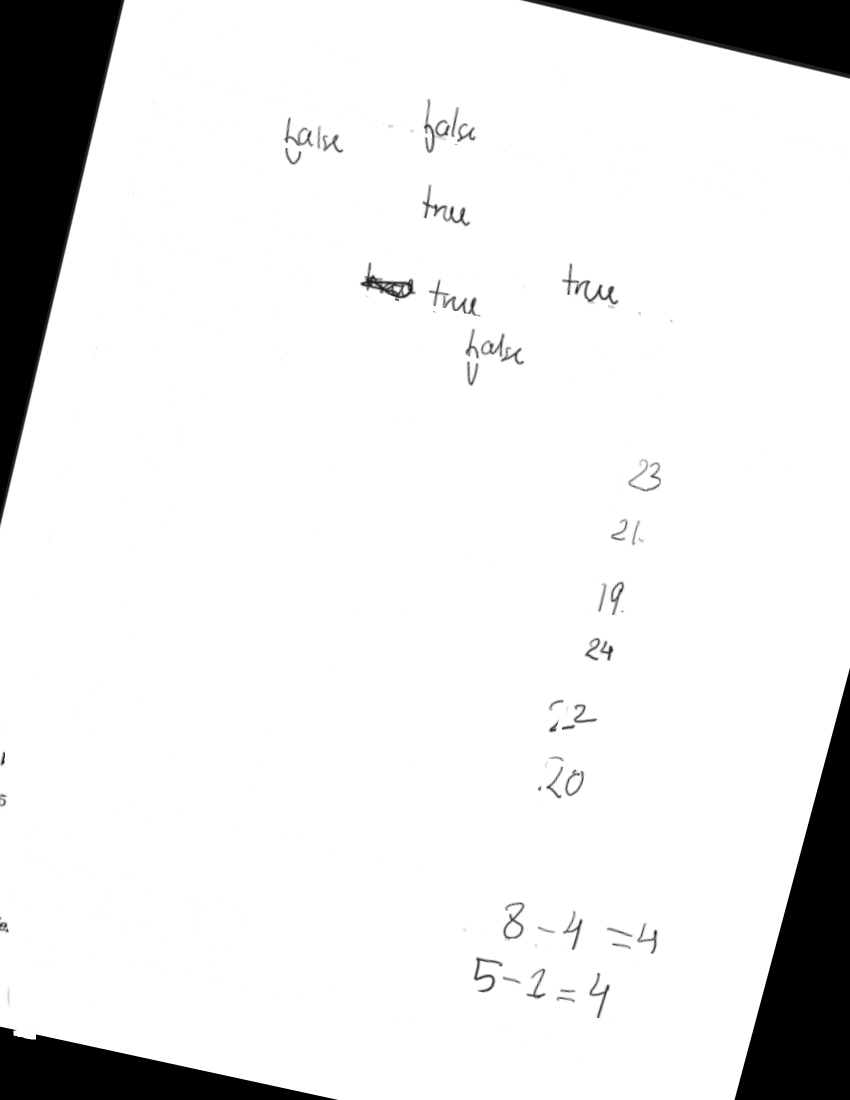
#> input picture Downloads/VoidHackathon_AutoEval-main/VoidHackathon_AutoEval-main/backend/database/filled_only_area.png, 1700 x 2200 px, found by its file name (shown at 1/2 size)
$ python FINAL.PY   (older library calls are emulated)
#> lines starting #> are read from the running program, lines starting #| are printed output that depends on the picture; after the words box and inside, x2 and y2 are one past the last pixel; in counts of white or black regions, pixels touching at a corner belong together
import cv2
import numpy as np
import os

# === 📂 PATH CONFIG ===
filled_only_path = r"C:\Users\Karnaveer Singh\Desktop\VoidHackathon\backend\database\filled_only_area.png"  # Filled-only extracted
save_dir = r"C:\Users\Karnaveer Singh\Desktop\VoidHackathon\backend\database\detected_boxes"

os.makedirs(save_dir, exist_ok=True)

# === 🧠 LOAD IMAGE ===
filled_only = cv2.imread(filled_only_path)
#> filled_only is the input picture: shape (2200, 1700, 3); mean B, G, R 231.5, 231.5, 231.5
if filled_only is None:
    raise ValueError("❌ Could not load filled-only image. Check the path!")

# === ⚙️ PREPROCESS ===
gray = cv2.cvtColor(filled_only, cv2.COLOR_BGR2GRAY)
gray = cv2.GaussianBlur(gray, (5, 5), 0)

# === 💥 LAPLACIAN EDGE DETECTION ===
laplacian = cv2.Laplacian(gray, cv2.CV_8U, ksize=3)
laplacian = cv2.convertScaleAbs(laplacian)
_, thresh = cv2.threshold(laplacian, 40, 255, cv2.THRESH_BINARY)
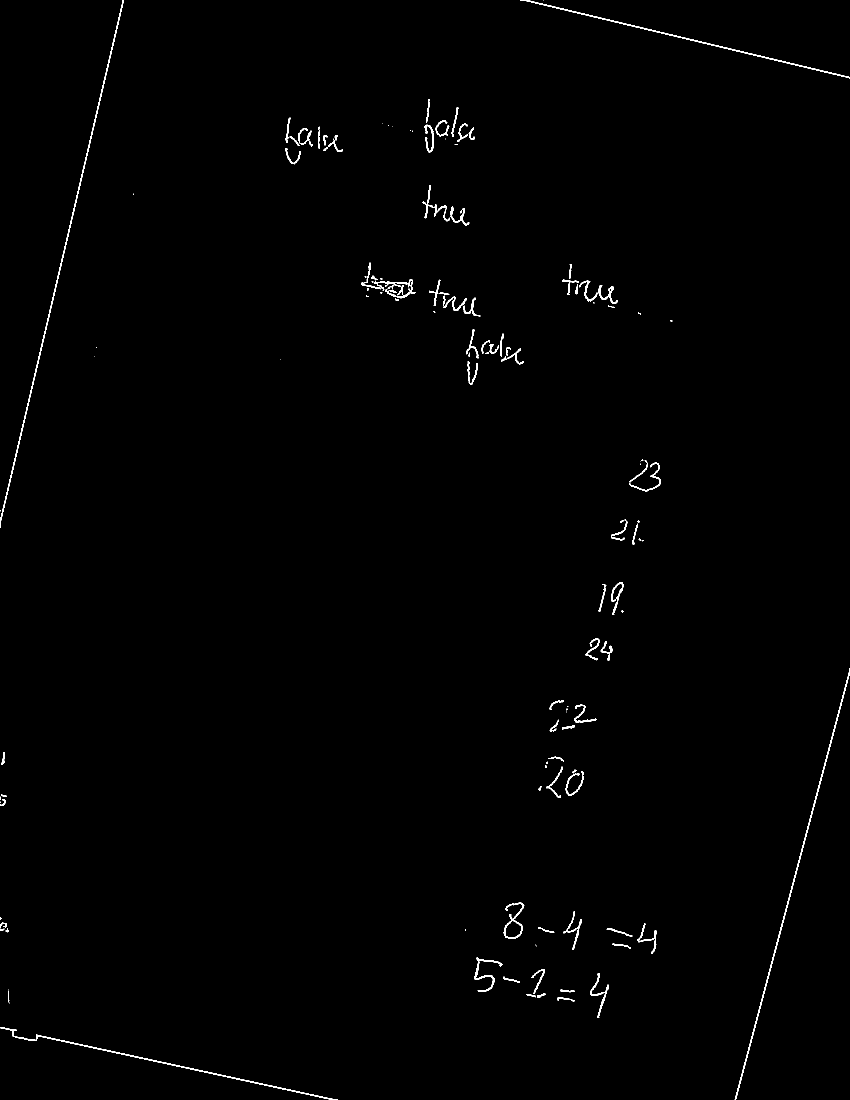
#> thresh: shape (2200, 1700) (shown at 1/2 size); 0.64% white in thin lines or dots

# Morphological closing to join nearby strokes
kernel = cv2.getStructuringElement(cv2.MORPH_RECT, (5, 5))
closed = cv2.morphologyEx(thresh, cv2.MORPH_CLOSE, kernel, iterations=3)
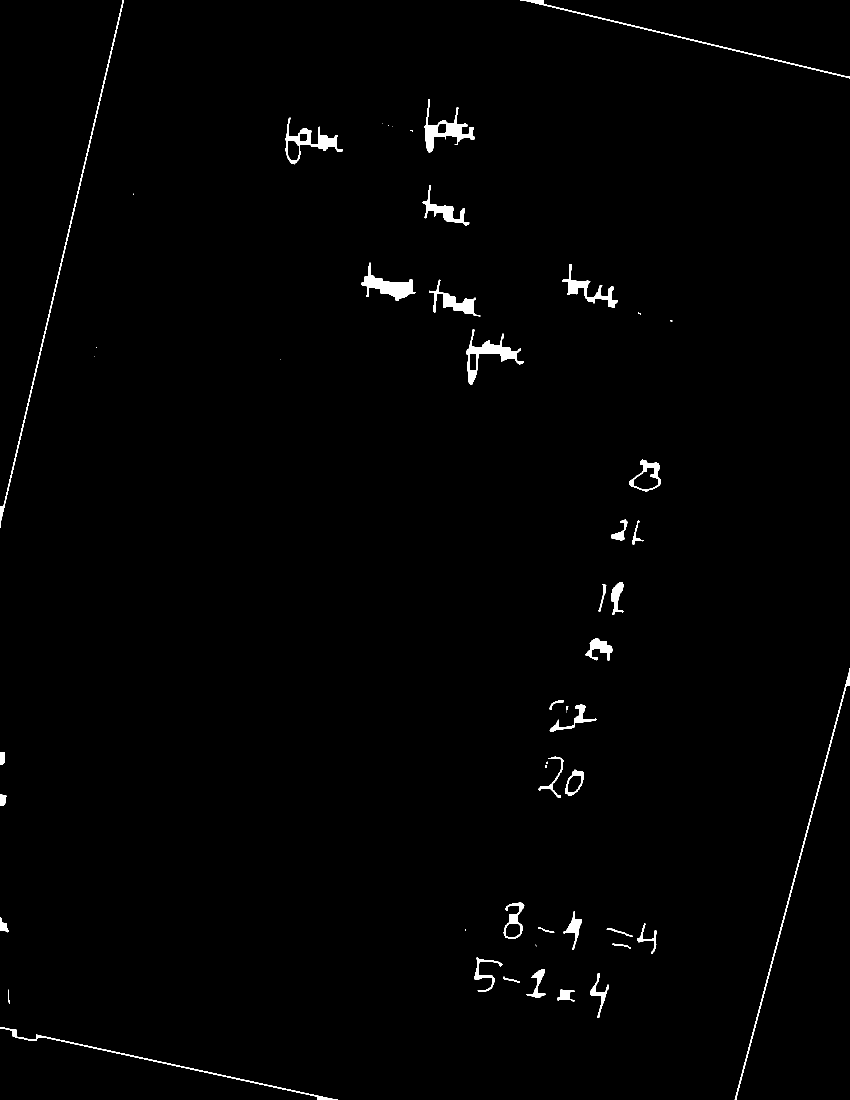
#> closed: shape (2200, 1700) (shown at 1/2 size); 1% white; 53 white regions (16 under 20 px)

# === 🧱 FIND CONTOURS ===
contours, _ = cv2.findContours(closed, cv2.RETR_EXTERNAL, cv2.CHAIN_APPROX_SIMPLE)
#> contours = 53 contours, 18 with area under 20; largest, box (x1, y1, x2, y2) and area: (570, 235, 686, 329) 3046, (932, 659, 1048, 770) 3006, (849, 198, 950, 305) 2832, (722, 525, 831, 602) 2666, (1258, 919, 1322, 983) 2352
boxes = []
for cnt in contours:
    x, y, w, h = cv2.boundingRect(cnt)
    if 30 < w < 2000 and 20 < h < 1000:
        boxes.append([x, y, x + w, y + h])
#> this loop made 53 passes
#> (x, y, w, h) on passes 1, 2, 3, 4, 5, 6, 7, 10: (0, 2054, 676, 146), (1114, 1979, 36, 25), (17, 1979, 2, 29), (1006, 1953, 34, 13), (1180, 1946, 38, 90), (1052, 1938, 39, 58), (948, 1915, 57, 69), (1224, 1887, 38, 11)
#> after the loop, boxes = 23 items, first 6: [0, 2054, 676, 2200], [1114, 1979, 1150, 2004], [1180, 1946, 1218, 2036], [1052, 1938, 1091, 1996], [948, 1915, 1005, 1984], [1274, 1847, 1314, 1908]

# === 🧩 MERGE NEARBY BOXES HORIZONTALLY (same line) ===
boxes = sorted(boxes, key=lambda b: (b[1], b[0]))  # Sort top-to-bottom, then left-to-right
#> boxes = 23 items, first 6: [1040, 0, 1700, 157], [849, 198, 950, 305], [570, 235, 686, 329], [845, 370, 939, 452], [722, 525, 831, 602], [1125, 528, 1236, 616]
merged = []
for box in boxes:
    if not merged:
        merged.append(box)
    else:
        x1, y1, x2, y2 = box
        last_x1, last_y1, last_x2, last_y2 = merged[-1]

        # Merge if on same line (close in Y) and horizontally near
        if abs(y1 - last_y1) < 25 and x1 - last_x2 < 40:
            merged[-1] = [min(x1, last_x1), min(y1, last_y1),
                          max(x2, x2, last_x2), max(y2, last_y2)]
        else:
            merged.append(box)
#> this loop made 23 passes
#> (x1, y1, x2, y2, last_x1, last_y1, last_x2, last_y2) on passes 2 to 9: (849, 198, 950, 305, 1040, 0, 1700, 157), (570, 235, 686, 329, 849, 198, 950, 305), (845, 370, 939, 452, 570, 235, 686, 329), (722, 525, 831, 602, 845, 370, 939, 452), (1125, 528, 1236, 616, 722, 525, 831, 602), (858, 559, 961, 633, 1125, 528, 1236, 616), (932, 659, 1048, 770, 858, 559, 961, 633), (1258, 919, 1322, 983, 932, 659, 1048, 770)
#> after the loop, merged has the same summary as boxes

# === 💾 SAVE CROPPED BOXES ===
output_vis = filled_only.copy()
count = 0

for i, (x1, y1, x2, y2) in enumerate(merged, start=1):
    cv2.rectangle(output_vis, (x1, y1), (x2, y2), (0, 255, 0), 2)
    cropped = filled_only[y1:y2, x1:x2]
    file_path = os.path.join(save_dir, f"box_{i}.png")
    cv2.imwrite(file_path, cropped)
    count += 1
#> this loop made 23 passes
#> pass 1, `cropped = filled_only[y1:y2, x1:x2]`:
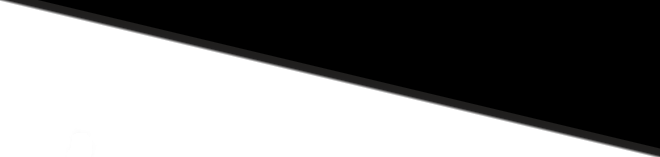
#> cropped: shape (157, 660, 3); mean B, G, R 129.2, 129.3, 129.3
#> pass 2, `cropped = filled_only[y1:y2, x1:x2]`:
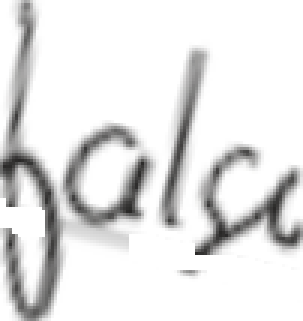
#> cropped: shape (107, 101, 3) (shown 3 times larger); mean B, G, R 227.8, 228, 228.1
#> pass 3, `cropped = filled_only[y1:y2, x1:x2]`:
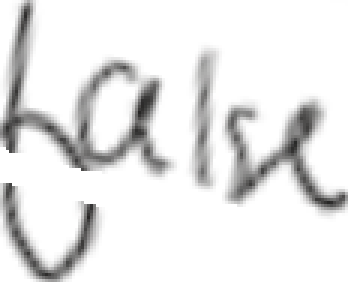
#> cropped: shape (94, 116, 3) (shown 3 times larger); mean B, G, R 230.6, 230.7, 230.8
#> after the loop:
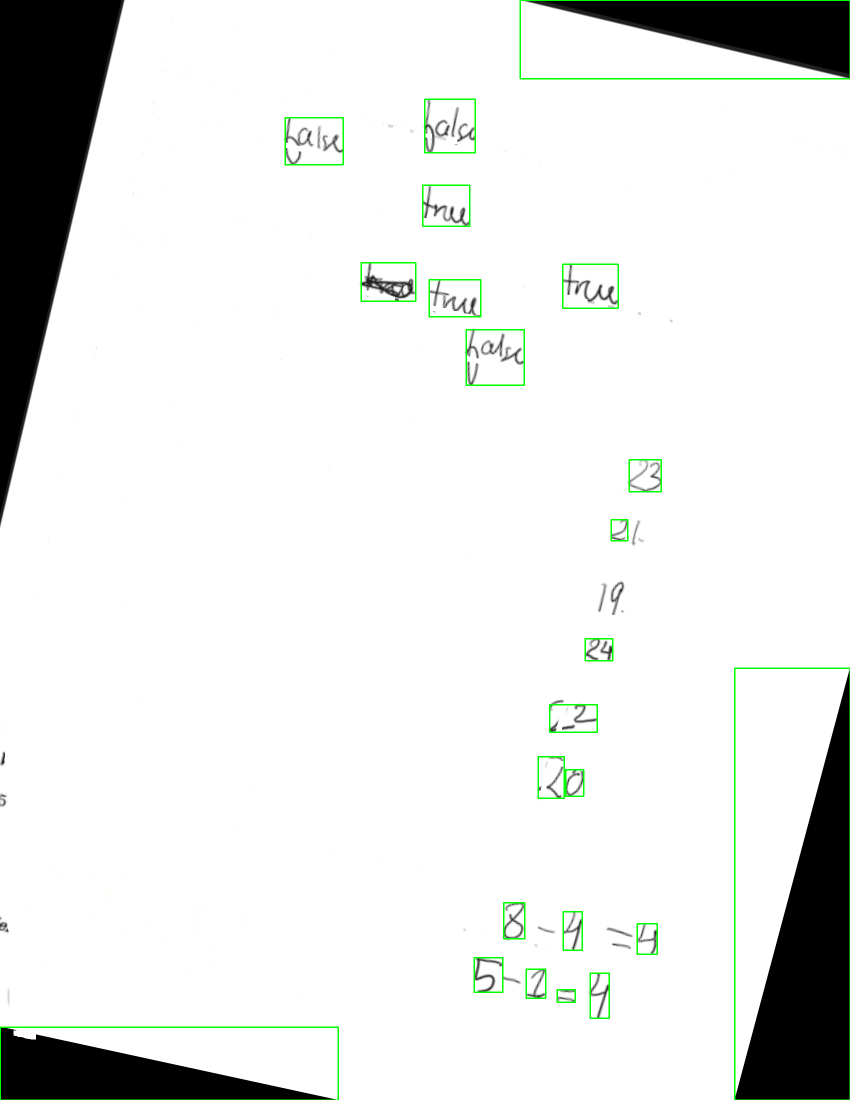
#> output_vis: shape (2200, 1700, 3) (shown at 1/2 size); 0.76% of pixels changed, all inside (x1, y1, x2, y2) = (0, 0, 1700, 2200)
#> after the loop, count = 23

# === SAVE VISUALIZATION ===
cv2.imwrite(os.path.join(save_dir, "boxed_preview.png"), output_vis)
cv2.imshow("Detected Answer Boxes", output_vis)
print(f"✅ Saved {count} boxes and 'boxed_preview.png' in: {save_dir}")
#| ✅ Saved 23 boxes and 'boxed_preview.png' in: C:\Users\Karnaveer Singh\Desktop\VoidHackathon\backend\database\detected_boxes

cv2.waitKey(0)
cv2.destroyAllWindows()

$ run again, with Downloads/VoidHackathon_AutoEval-main/VoidHackathon_AutoEval-main/backend/database/only_filled_areaTEST.png copied over Downloads/VoidHackathon_AutoEval-main/VoidHackathon_AutoEval-main/backend/database/filled_only_area.png
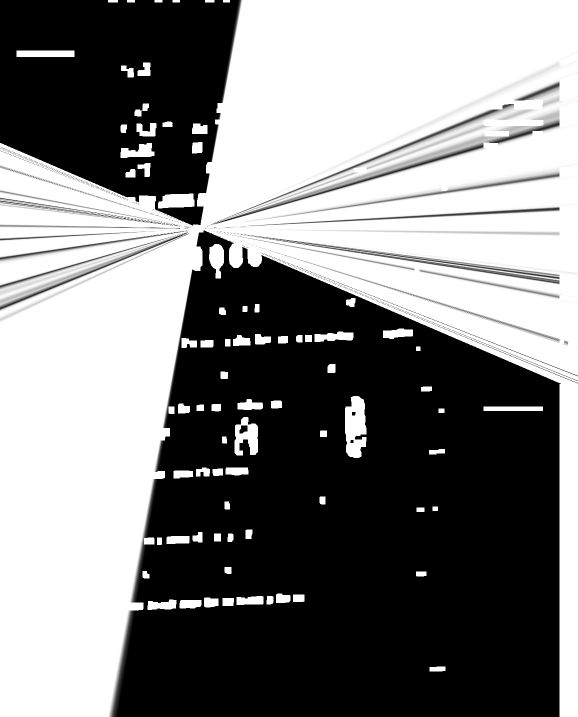
#> input picture Downloads/VoidHackathon_AutoEval-main/VoidHackathon_AutoEval-main/backend/database/only_filled_areaTEST.png, 1156 x 1433 px, found by its file name (shown at 1/2 size)
#> filled_only is the input picture: shape (1433, 1156, 3); mean B, G, R 127.4, 127.4, 127.5
#> `_, thresh = cv2.threshold(laplacian, 40, 255, cv2.THRESH_BINARY)`:
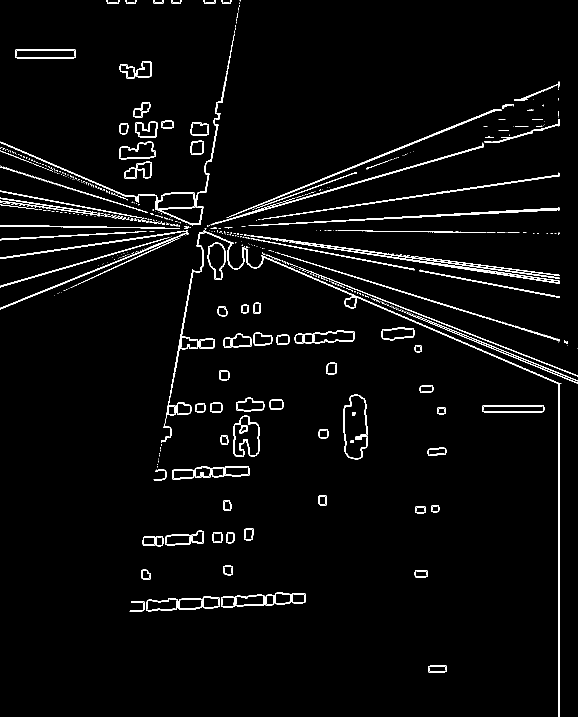
#> thresh: shape (1433, 1156) (shown at 1/2 size); 3.4% white; 530 white regions (408 under 20 px), largest, box (x1, y1, x2, y2) and area: (330, 461, 1123, 1433) 6160, (501, 471, 1119, 568) 3107, (0, 67, 469, 451) 3014
#> closed: shape (1433, 1156); 7% white; 64 white regions (21 under 20 px)
#> contours = 63 contours, 24 with area under 20; largest, box (x1, y1, x2, y2) and area: (322, 219, 1156, 1433) 49636, (0, 61, 470, 619) 32104, (259, 1184, 612, 1224) 6900, (238, 204, 348, 358) 6130, (441, 795, 567, 914) 6005
#> the loop `for cnt in contours:` made 63 passes
#> (x, y, w, h) on passes 1 to 8: (856, 1330, 38, 16), (259, 1184, 353, 40), (829, 1140, 27, 16), (282, 1139, 20, 21), (446, 1131, 20, 20), (425, 1064, 45, 23), (285, 1061, 123, 32), (488, 1056, 20, 25)
#> after the loop `for cnt in contours:`: boxes = 13 items, first 6: [259, 1184, 612, 1224], [425, 1064, 470, 1087], [285, 1061, 408, 1093], [307, 928, 500, 961], [441, 795, 567, 914], [687, 789, 736, 919]
#> `boxes = sorted(boxes, key=lambda b: (b[1], b[0]))`: boxes = 13 items, first 6: [0, 61, 470, 619], [239, 122, 304, 158], [1028, 163, 1119, 201], [238, 204, 348, 358], [497, 345, 1119, 452], [482, 605, 522, 628]
#> the loop `for box in boxes:` made 13 passes
#> (x1, y1, x2, y2, last_x1, last_y1, last_x2, last_y2) on passes 2 to 9: (239, 122, 304, 158, 0, 61, 470, 619), (1028, 163, 1119, 201, 239, 122, 304, 158), (238, 204, 348, 358, 1028, 163, 1119, 201), (497, 345, 1119, 452, 238, 204, 348, 358), (482, 605, 522, 628, 497, 345, 1119, 452), (447, 660, 710, 696, 482, 605, 522, 628), (687, 789, 736, 919, 447, 660, 710, 696), (441, 795, 567, 914, 687, 789, 736, 919)
#> after the loop `for box in boxes:`: merged = [[0, 61, 470, 619], [239, 122, 304, 158], [1028, 163, 1119, 201], [238, 204, 348, 358], [497, 345, 1119, 452], [482, 605, 522, 628], [447, 660, 710, 696], [441, 789, 736, 919], [307, 928, 500, 961], [285, 1061, 470, 1093], [259, 1184, 612, 1224]]
#> the loop `for i, (x1, y1, x2, y2) in enumerate(merged, start=1):` made 11 passes
#> after the loop `for i, (x1, y1, x2, y2) in enumerate(merged, start=1):`:
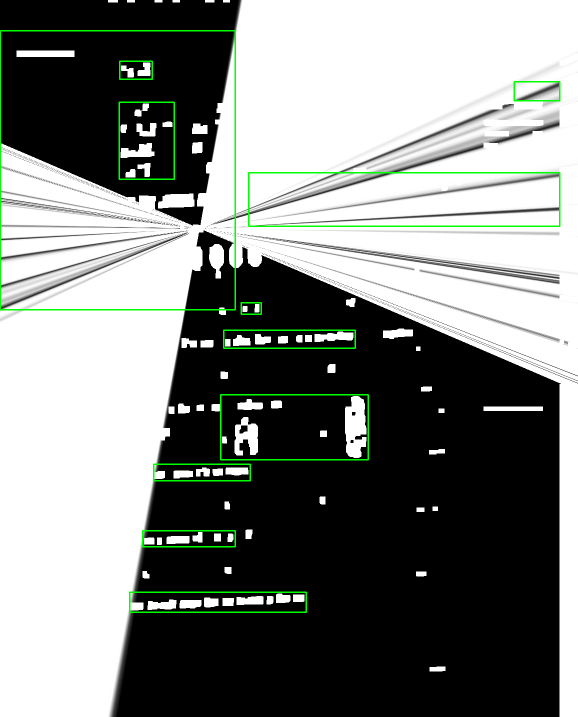
#> output_vis: shape (1433, 1156, 3) (shown at 1/2 size); 1.37% of pixels changed, all inside (x1, y1, x2, y2) = (0, 60, 1121, 1226)
#> after the loop `for i, (x1, y1, x2, y2) in enumerate(merged, start=1):`: count = 11
#| ✅ Saved 11 boxes and 'boxed_preview.png' in: C:\Users\Karnaveer Singh\Desktop\VoidHackathon\backend\database\detected_boxes
